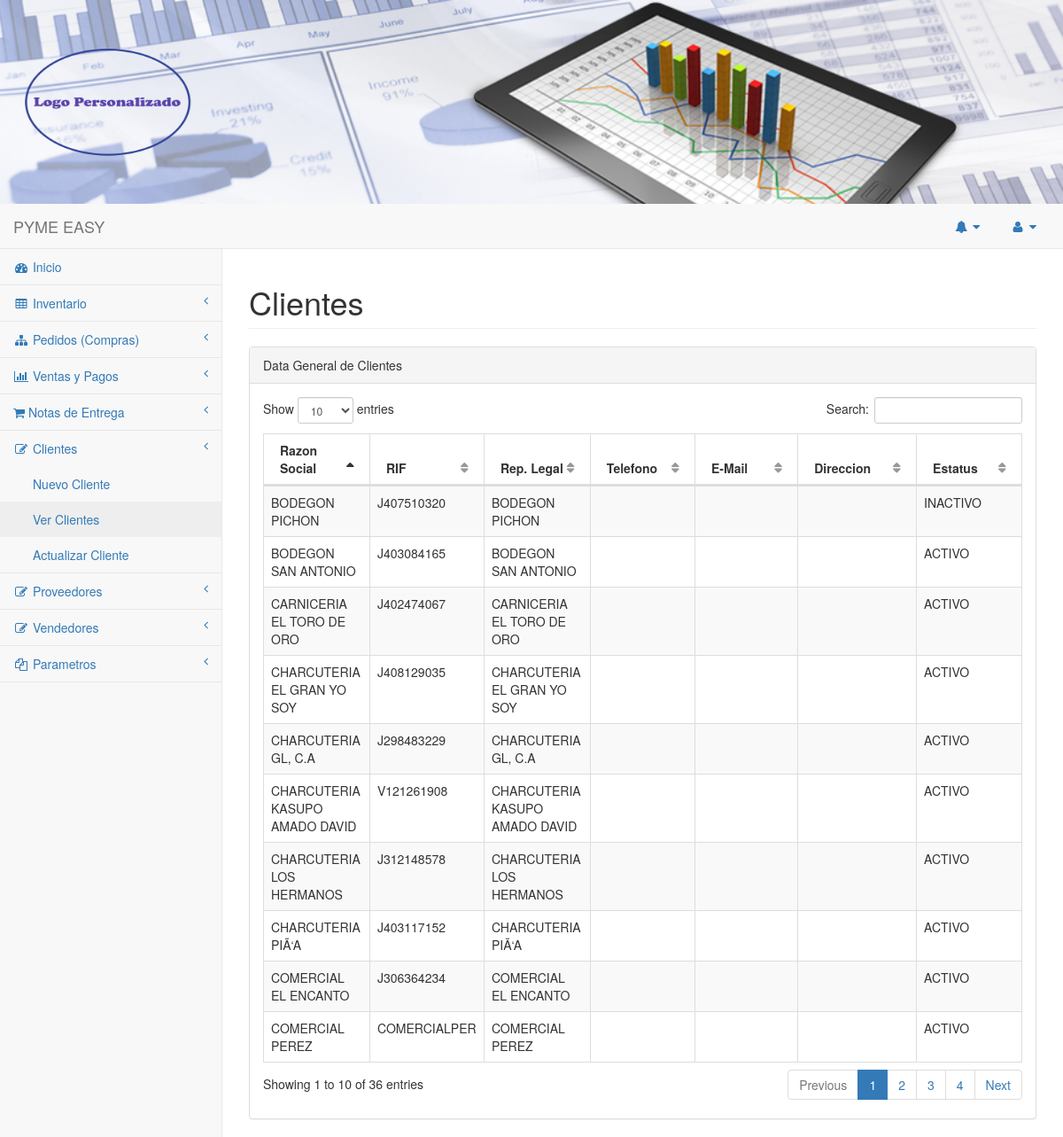
Page /pages/consulta_clientes.php (signed in) on the committed database.
### tables this page shows
CREATE TABLE `tbl_clientes` (
  `idcliente` int(11) NOT NULL,
  `rif` varchar(12) NOT NULL,
  `razon_social` varchar(50) NOT NULL,
  `representante_legal` varchar(50) DEFAULT NULL,
  `direccion` varchar(500) DEFAULT NULL,
  `fono` varchar(20) DEFAULT NULL,
  `email` varchar(100) DEFAULT NULL,
  `estatus_cliente` varchar(10) NOT NULL DEFAULT 'ACTIVO'
);

### pages/consulta_clientes.php (the view, shortened to what this page needs)
 <?php
if (isset($_SESSION['username']) && isset($_SESSION['userid']) ){
    require_once('menu.php');
    require_once('menu2.php');
    $link=crearConexion();
    $listado="SELECT * FROM tbl_clientes order by razon_social";
    $result = $link->query($listado);
?>
<!DOCTYPE html>
<html lang="es">
<head>
    <link href="../vendor/bootstrap/css/bootstrap.min.css" rel="stylesheet">
    <link href="../vendor/metisMenu/metisMenu.min.css" rel="stylesheet">
     <link href="../css/estilo.css" rel="stylesheet">
    <link href="../vendor/datatables-plugins/dataTables.bootstrap.css" rel="stylesheet">
    <link href="../vendor/datatables-responsive/dataTables.responsive.css" rel="stylesheet">
    <link href="../dist/css/sb-admin-2.css" rel="stylesheet">
    <link href="../vendor/font-awesome/css/font-awesome.min.css" rel="stylesheet" type="text/css">
</head>
<body>
<header id="titulo">
<div class="portada">
    <div class="text">
      <IMG SRC="<?php echo $_SESSION['logo'];?>" width="230px" height="200px" >
    </div>
</div>
</header>
    <div id="wrapper">
         <nav class="navbar navbar-default navbar-static-top" role="navigation" style="margin-bottom: 0">
            <div class="navbar-header">
                <a class="navbar-brand" href="index.html">PYME EASY</a>
            </div>
           <?php  echo barra_menu2(); ?>
         <?php  echo barra_menu(); ?>
        </nav>
        <div id="page-wrapper">
            <div class="row">
                <div class="col-lg-12">
                    <h1 class="page-header">Clientes</h1>
                </div>
            </div>
            <div class="row">
                <div class="col-lg-12">
                    <div class="panel panel-default">
                        <div class="panel-heading">
                            Data General de Clientes
                        </div>
                        <div class="panel-body">
                            <table width="100%" class="table table-striped table-bordered table-hover" id="dataTables-example">
                                <thead>
                                    <tr>
                                        <th width="14%">Razon Social</th>
                                        <th width="14%">RIF</th>
                                        <th width="14%">Rep. Legal</th>
                                        <th width="14%">Telefono</th>
                                        <th width="14%">E-Mail</th>
                                        <th width="16%">Direccion</th>
                                        <th width="14%">Estatus</th>
                                    </tr>
                                </thead>
                                <tbody>
                      <?php
                         while ($reg = $result->fetch_assoc()) {
                      ?>
                                    <tr class="gradeA">
                                        <td><?php echo $reg['razon_social'];?></td>
                                        <td><?php echo $reg['rif'];?></td>
                                        <td><?php echo $reg['representante_legal'];?></td>
                                        <td><?php echo $reg['fono'];?></td>
                                        <td><?php echo $reg['email'];?></td>
                                        <td><?php echo $reg['direccion'];?></td>
                                        <td><?php echo $reg['estatus_cliente'];?></td>
                                    </tr>
                      <?php
                         }
                      ?>
                                </tbody>
                            </table>
                        </div>
                    </div>
                </div>
            </div>
        </div>
    </div>
</body>
</html>
<?php
}else{
echo "<body>
<script type='text/javascript'>
window.location='../index.php';
</script>
</body>";
}
?>

### css/estilo.css (style rules this page uses)
.portada { background: url(../pages/images/header.jpg) no-repeat ; -webkit-background-size: cover; -moz-background-size: cover; -o-background-size: cover; background-size: cover; height: 100%; width: 100% ; text-align: left; }
.text { margin: 10px 0px 10px 0px; padding: 5px; display: inline-block; }

### rows in the picture
tbl_clientes: razon_social "BODEGON PICHON", rif "J407510320", representante_legal "BODEGON PICHON", estatus_cliente "INACTIVO"
tbl_clientes: razon_social "BODEGON SAN ANTONIO", rif "J403084165", representante_legal "BODEGON SAN ANTONIO", estatus_cliente "ACTIVO"
tbl_clientes: razon_social "CARNICERIA EL TORO DE ORO", rif "J402474067", representante_legal "CARNICERIA EL TORO DE ORO", estatus_cliente "ACTIVO"
tbl_clientes: razon_social "COMERCIAL EL ENCANTO", rif "J306364234", representante_legal "COMERCIAL EL ENCANTO", estatus_cliente "ACTIVO"
tbl_clientes: razon_social "COMERCIAL PEREZ", rif "COMERCIALPER", representante_legal "COMERCIAL PEREZ", estatus_cliente "ACTIVO"
tbl_clientes: razon_social "CHARCUTERIA EL GRAN YO SOY", rif "J408129035", representante_legal "CHARCUTERIA EL GRAN YO SOY", estatus_cliente "ACTIVO"
tbl_clientes: razon_social "CHARCUTERIA GL, C.A", rif "J298483229", representante_legal "CHARCUTERIA GL, C.A", estatus_cliente "ACTIVO"
tbl_clientes: razon_social "CHARCUTERIA KASUPO AMADO DAVID", rif "V121261908", representante_legal "CHARCUTERIA KASUPO AMADO DAVID", estatus_cliente "ACTIVO"
tbl_clientes: razon_social "CHARCUTERIA LOS HERMANOS", rif "J312148578", representante_legal "CHARCUTERIA LOS HERMANOS", estatus_cliente "ACTIVO"
tbl_clientes: razon_social "CHARCUTERIA PIÃ‘A", rif "J403117152", representante_legal "CHARCUTERIA PIÃ‘A", estatus_cliente "ACTIVO"
